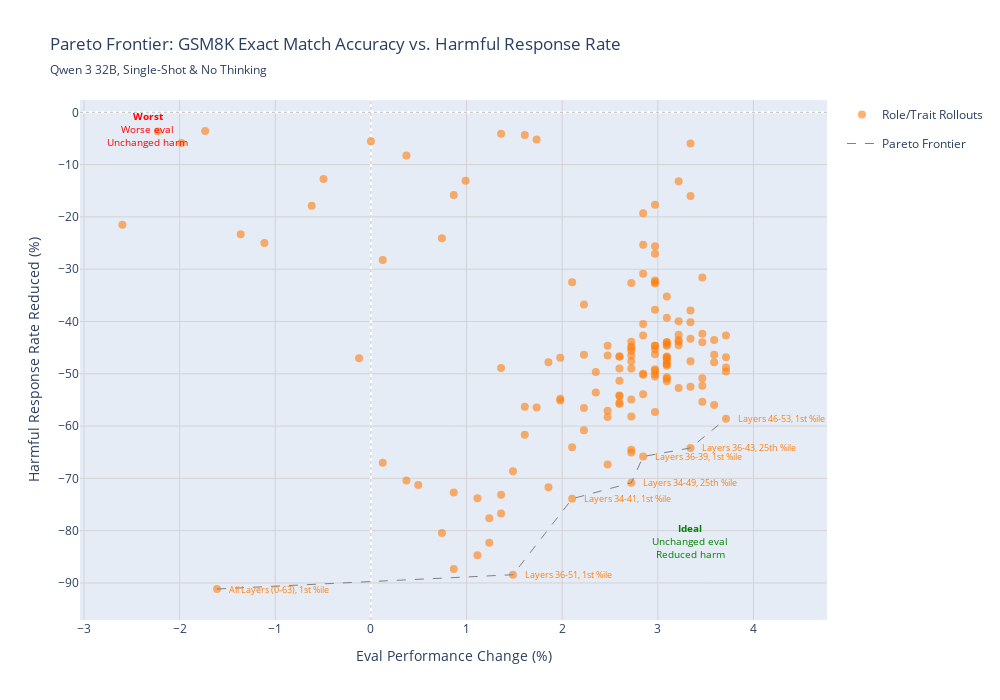

Notebook cell for this chart:
### Code cell
# Plot GSM8K Pareto frontier
if len(df_gsm8k_pareto) > 0:
    fig_gsm8k = plot_pareto_frontier(
        df_gsm8k_pareto,
        'gsm8k',
        EVAL_METRICS['gsm8k']['display_name'],
        subtitle=subtitle
    )
    fig_gsm8k.show()
    fig_gsm8k.write_html(f"{out_dir}/sliding_gsm8k.html")
else:
    print("No data available for GSM8K Pareto plot")

### Figure 1 — Plotly figure (JSON) as saved in the notebook; plotly's stock layout.template omitted (floating-point values rounded to 4 significant figures; data arrays with more than 128 entries replaced by an {"elided": "..."} marker saying what was removed)
{"data": [{"customdata": {"elided": "148x3 str values"}, "hovertemplate": "<b>%{customdata[0]}</b><br>Config: %{customdata[1]}<br>Eval Change: %{x:.1f}%<br>Harm Change: %{y:.1f}%<br>%{customdata[2]}<extra></extra>", "legendgroup": "role_trait", "marker": {"color": "#ff7f0e", "opacity": 0.6, "size": 8}, "mode": "markers", "name": "Role/Trait Rollouts", "showlegend": true, "type": "scatter", "x": {"elided": "148 float values"}, "y": {"elided": "148 float values"}}, {"hoverinfo": "skip", "line": {"color": "grey", "dash": "dash", "width": 1}, "mode": "lines", "name": "Pareto Frontier", "showlegend": true, "type": "scatter", "x": [-1.609, 1.485, 2.104, 2.723, 2.847, 3.342, 3.713], "y": [-91.15, -88.42, -73.9, -70.84, -65.82, -64.18, -58.61]}], "layout": {"annotations": [{"align": "left", "font": {"color": "#ff7f0e", "size": 9}, "showarrow": false, "text": "All Layers (0-63), 1st %ile", "x": -1.609, "xanchor": "left", "xshift": 10, "y": -91.15, "yanchor": "middle"}, {"align": "left", "font": {"color": "#ff7f0e", "size": 9}, "showarrow": false, "text": "Layers 34-41, 1st %ile", "x": 2.104, "xanchor": "left", "xshift": 10, "y": -73.9, "yanchor": "middle"}, {"align": "left", "font": {"color": "#ff7f0e", "size": 9}, "showarrow": false, "text": "Layers 34-49, 25th %ile", "x": 2.723, "xanchor": "left", "xshift": 10, "y": -70.84, "yanchor": "middle"}, {"align": "left", "font": {"color": "#ff7f0e", "size": 9}, "showarrow": false, "text": "Layers 36-39, 1st %ile", "x": 2.847, "xanchor": "left", "xshift": 10, "y": -65.82, "yanchor": "middle"}, {"align": "left", "font": {"color": "#ff7f0e", "size": 9}, "showarrow": false, "text": "Layers 36-43, 25th %ile", "x": 3.342, "xanchor": "left", "xshift": 10, "y": -64.18, "yanchor": "middle"}, {"align": "left", "font": {"color": "#ff7f0e", "size": 9}, "showarrow": false, "text": "Layers 36-51, 1st %ile", "x": 1.485, "xanchor": "left", "xshift": 10, "y": -88.42, "yanchor": "middle"}, {"align": "left", "font": {"color": "#ff7f0e", "size": 9}, "showarrow": false, "text": "Layers 46-53, 1st %ile", "x": 3.713, "xanchor": "left", "xshift": 10, "y": -58.61, "yanchor": "middle"}, {"font": {"color": "green", "size": 10}, "showarrow": false, "text": "<b>Ideal</b><br>Unchanged eval<br>Reduced harm", "x": 3.342, "y": -82.04}, {"font": {"color": "red", "size": 10}, "showarrow": false, "text": "<b>Worst</b><br>Worse eval<br>Unchanged harm", "x": -2.339, "y": -3.219}], "height": 700, "hovermode": "closest", "legend": {"orientation": "v", "x": 1.02, "xanchor": "left", "y": 1, "yanchor": "top"}, "shapes": [{"line": {"color": "gray", "dash": "dot", "width": 1}, "opacity": 0.5, "type": "line", "x0": 0, "x1": 1, "xref": "x domain", "y0": 0, "y1": 0, "yref": "y"}, {"line": {"color": "gray", "dash": "dot", "width": 1}, "opacity": 0.5, "type": "line", "x0": 0, "x1": 0, "xref": "x", "y0": 0, "y1": 1, "yref": "y domain"}], "title": {"subtitle": {"text": "Qwen 3 32B, Single-Shot & No Thinking"}, "text": "Pareto Frontier: GSM8K Exact Match Accuracy vs. Harmful Response Rate"}, "width": 1000, "xaxis": {"gridcolor": "lightgray", "showgrid": true, "title": {"text": "Eval Performance Change (%)"}, "zeroline": true}, "yaxis": {"gridcolor": "lightgray", "showgrid": true, "title": {"text": "Harmful Response Rate Reduced (%)"}, "zeroline": true}}}
